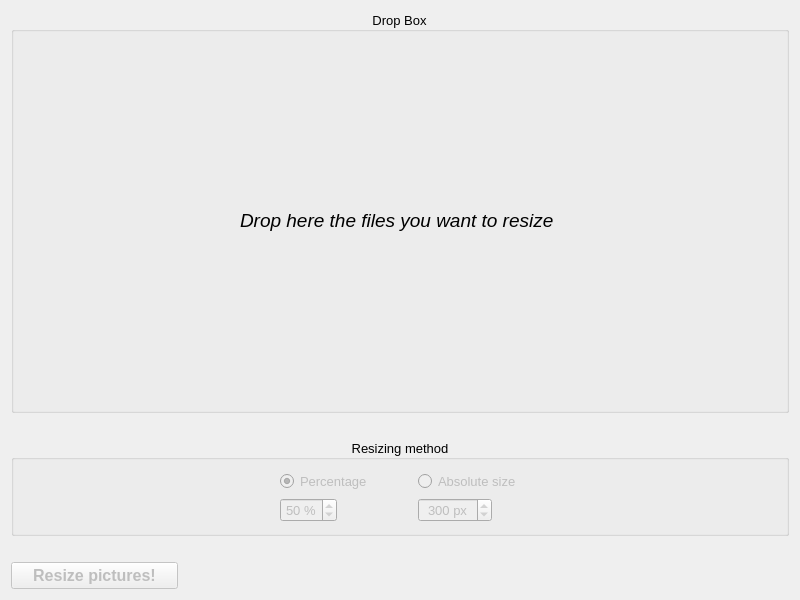
<?xml version="1.0" encoding="UTF-8"?>
<ui version="4.0">
 <class>MainWindow</class>
 <widget class="QMainWindow" name="MainWindow">
  <property name="geometry">
   <rect>
    <x>0</x>
    <y>0</y>
    <width>800</width>
    <height>600</height>
   </rect>
  </property>
  <property name="minimumSize">
   <size>
    <width>800</width>
    <height>600</height>
   </size>
  </property>
  <property name="windowTitle">
   <string>PicRes</string>
  </property>
  <widget class="QWidget" name="centralWidget">
   <layout class="QVBoxLayout" name="verticalLayout_3">
    <item>
     <widget class="Dropbox" name="BoxDrop">
      <property name="font">
       <font>
        <pointsize>10</pointsize>
       </font>
      </property>
      <property name="acceptDrops">
       <bool>true</bool>
      </property>
      <property name="title">
       <string>Drop Box</string>
      </property>
      <property name="alignment">
       <set>Qt::AlignCenter</set>
      </property>
      <layout class="QHBoxLayout" name="horizontalLayout">
       <item>
        <widget class="QLabel" name="LabelDrop">
         <property name="sizePolicy">
          <sizepolicy hsizetype="Fixed" vsizetype="Fixed">
           <horstretch>0</horstretch>
           <verstretch>0</verstretch>
          </sizepolicy>
         </property>
         <property name="font">
          <font>
           <pointsize>14</pointsize>
           <italic>true</italic>
          </font>
         </property>
         <property name="text">
          <string>Drop here the files you want to resize </string>
         </property>
        </widget>
       </item>
      </layout>
     </widget>
    </item>
    <item>
     <spacer name="VSpacerBox1">
      <property name="orientation">
       <enum>Qt::Vertical</enum>
      </property>
      <property name="sizeType">
       <enum>QSizePolicy::Fixed</enum>
      </property>
      <property name="sizeHint" stdset="0">
       <size>
        <width>20</width>
        <height>20</height>
       </size>
      </property>
     </spacer>
    </item>
    <item>
     <widget class="QGroupBox" name="BoxResizingMethod">
      <property name="sizePolicy">
       <sizepolicy hsizetype="Preferred" vsizetype="Fixed">
        <horstretch>0</horstretch>
        <verstretch>0</verstretch>
       </sizepolicy>
      </property>
      <property name="font">
       <font>
        <pointsize>10</pointsize>
       </font>
      </property>
      <property name="title">
       <string>Resizing method</string>
      </property>
      <property name="alignment">
       <set>Qt::AlignCenter</set>
      </property>
      <layout class="QHBoxLayout" name="horizontalLayout_3">
       <item>
        <spacer name="HSpacerResizing2">
         <property name="orientation">
          <enum>Qt::Horizontal</enum>
         </property>
         <property name="sizeHint" stdset="0">
          <size>
           <width>109</width>
           <height>20</height>
          </size>
         </property>
        </spacer>
       </item>
       <item>
        <layout class="QVBoxLayout" name="VLayoutPercentage">
         <item>
          <widget class="QRadioButton" name="RadioPercentage">
           <property name="enabled">
            <bool>false</bool>
           </property>
           <property name="text">
            <string>Percentage</string>
           </property>
           <property name="checked">
            <bool>true</bool>
           </property>
           <attribute name="buttonGroup">
            <string notr="true">GroupRadio</string>
           </attribute>
          </widget>
         </item>
         <item>
          <widget class="QSpinBox" name="SpinboxPercentage">
           <property name="enabled">
            <bool>false</bool>
           </property>
           <property name="sizePolicy">
            <sizepolicy hsizetype="Fixed" vsizetype="Fixed">
             <horstretch>0</horstretch>
             <verstretch>0</verstretch>
            </sizepolicy>
           </property>
           <property name="alignment">
            <set>Qt::AlignCenter</set>
           </property>
           <property name="suffix">
            <string> %</string>
           </property>
           <property name="minimum">
            <number>1</number>
           </property>
           <property name="singleStep">
            <number>10</number>
           </property>
           <property name="value">
            <number>50</number>
           </property>
          </widget>
         </item>
        </layout>
       </item>
       <item>
        <spacer name="HSpacerResizing1">
         <property name="orientation">
          <enum>Qt::Horizontal</enum>
         </property>
         <property name="sizeType">
          <enum>QSizePolicy::Fixed</enum>
         </property>
         <property name="sizeHint" stdset="0">
          <size>
           <width>40</width>
           <height>20</height>
          </size>
         </property>
        </spacer>
       </item>
       <item>
        <layout class="QVBoxLayout" name="VLayoutAbsoluteSize">
         <item>
          <widget class="QRadioButton" name="RadioAbsoluteSize">
           <property name="enabled">
            <bool>false</bool>
           </property>
           <property name="text">
            <string>Absolute size</string>
           </property>
           <attribute name="buttonGroup">
            <string notr="true">GroupRadio</string>
           </attribute>
          </widget>
         </item>
         <item>
          <widget class="QSpinBox" name="SpinboxAbsoluteSize">
           <property name="enabled">
            <bool>false</bool>
           </property>
           <property name="sizePolicy">
            <sizepolicy hsizetype="Fixed" vsizetype="Fixed">
             <horstretch>0</horstretch>
             <verstretch>0</verstretch>
            </sizepolicy>
           </property>
           <property name="alignment">
            <set>Qt::AlignCenter</set>
           </property>
           <property name="suffix">
            <string> px</string>
           </property>
           <property name="minimum">
            <number>1</number>
           </property>
           <property name="maximum">
            <number>9999</number>
           </property>
           <property name="singleStep">
            <number>100</number>
           </property>
           <property name="value">
            <number>300</number>
           </property>
          </widget>
         </item>
        </layout>
       </item>
       <item>
        <spacer name="HSpacerResizing3">
         <property name="orientation">
          <enum>Qt::Horizontal</enum>
         </property>
         <property name="sizeHint" stdset="0">
          <size>
           <width>109</width>
           <height>20</height>
          </size>
         </property>
        </spacer>
       </item>
      </layout>
     </widget>
    </item>
    <item>
     <spacer name="VSpacerBox2">
      <property name="orientation">
       <enum>Qt::Vertical</enum>
      </property>
      <property name="sizeType">
       <enum>QSizePolicy::Fixed</enum>
      </property>
      <property name="sizeHint" stdset="0">
       <size>
        <width>20</width>
        <height>20</height>
       </size>
      </property>
     </spacer>
    </item>
    <item>
     <widget class="QPushButton" name="ButtonResize">
      <property name="enabled">
       <bool>false</bool>
      </property>
      <property name="sizePolicy">
       <sizepolicy hsizetype="Fixed" vsizetype="Fixed">
        <horstretch>0</horstretch>
        <verstretch>0</verstretch>
       </sizepolicy>
      </property>
      <property name="font">
       <font>
        <pointsize>12</pointsize>
        <weight>75</weight>
        <bold>true</bold>
       </font>
      </property>
      <property name="text">
       <string>    Resize pictures!    </string>
      </property>
     </widget>
    </item>
   </layout>
  </widget>
 </widget>
 <layoutdefault spacing="6" margin="11"/>
 <customwidgets>
  <customwidget>
   <class>Dropbox</class>
   <extends>QGroupBox</extends>
   <header>Dropbox.hpp</header>
   <container>1</container>
  </customwidget>
 </customwidgets>
 <resources/>
 <connections/>
 <buttongroups>
  <buttongroup name="GroupRadio"/>
 </buttongroups>
</ui>
